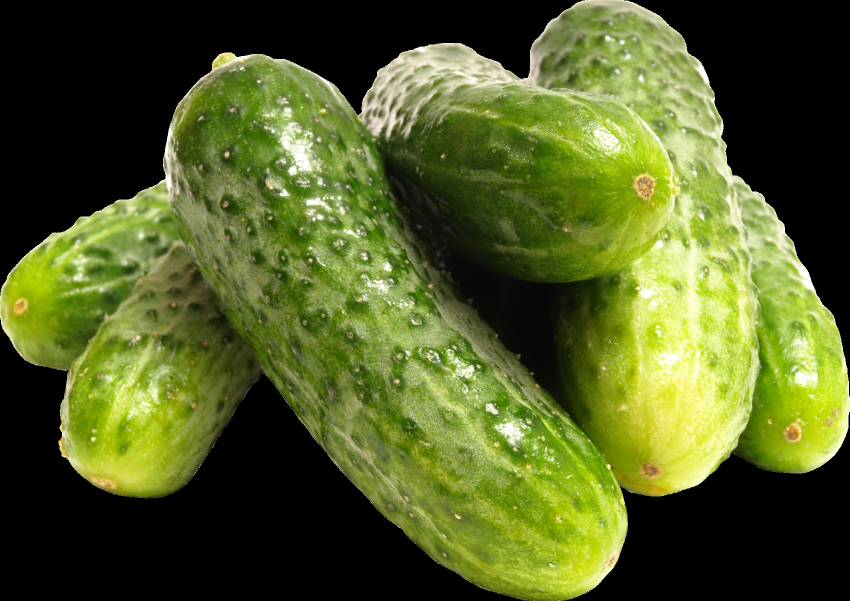
#> input picture Image_Similarity/Sample_Images/original-cucumbers.png, 1700 x 1202 px (shown at 1/2 size)
$ python imagecomparison.py
#> lines starting #> are read from the running program, lines starting #| are printed output that depends on the picture; after the words box and inside, x2 and y2 are one past the last pixel; in counts of white or black regions, pixels touching at a corner belong together; long printed decimals are rounded
import cv2
import numpy as np
from skimage.metrics import structural_similarity as ssim
import matplotlib.pyplot as plt

def mse(imageA, imageB):
    err = np.sum((imageA.astype("float") - imageB.astype("float")) ** 2)
    err /= float(imageA.shape[0] * imageA.shape[1])
    return err

def compare_images():
    img1=cv2.imread('Sample_Images/original-cucumbers.png')
#> img1 is the input picture: shape (1202, 1700, 3); mean B, G, R 37.6, 93.3, 81.9
    img2=cv2.imread('Sample_Images/contrast-cucumbers.png')
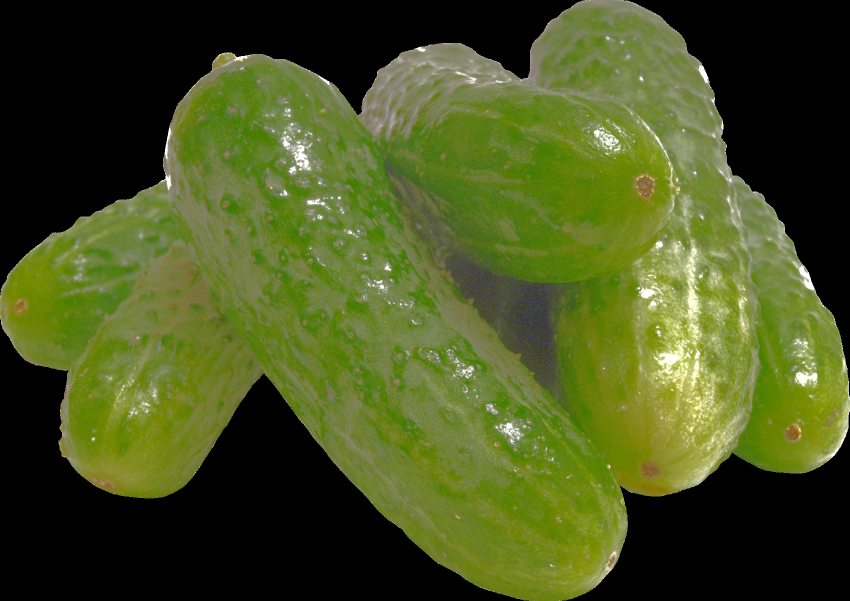
#> input picture Image_Similarity/Sample_Images/contrast-cucumbers.png, 1700 x 1202 px (shown at 1/2 size)
#> img2 is the input picture: shape (1202, 1700, 3); mean B, G, R 32.1, 82.7, 71.5

    img1 = cv2.resize(img1,(500,500))
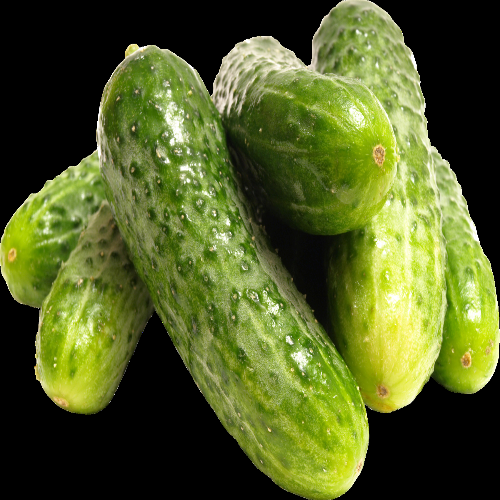
#> img1: shape (500, 500, 3); mean B, G, R 37.5, 93.2, 81.9
    img2 = cv2.resize(img2,(500,500))
#> img2: shape (500, 500, 3)

    gray1 = cv2.cvtColor(img1, cv2.COLOR_BGR2GRAY)
    gray2 = cv2.cvtColor(img2, cv2.COLOR_BGR2GRAY)
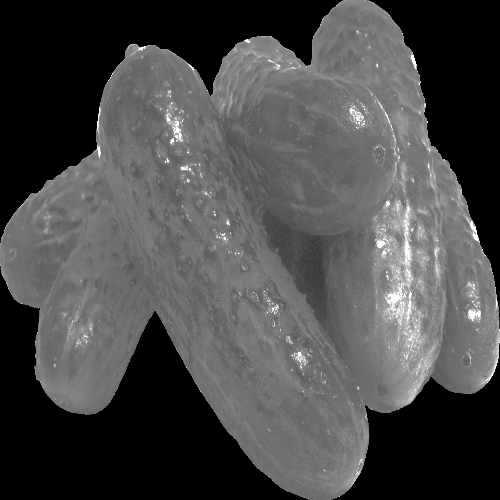
#> gray2: shape (500, 500); min 0, max 255, mean 73.5

    ssim_score, diff = ssim(gray1, gray2, full=True)
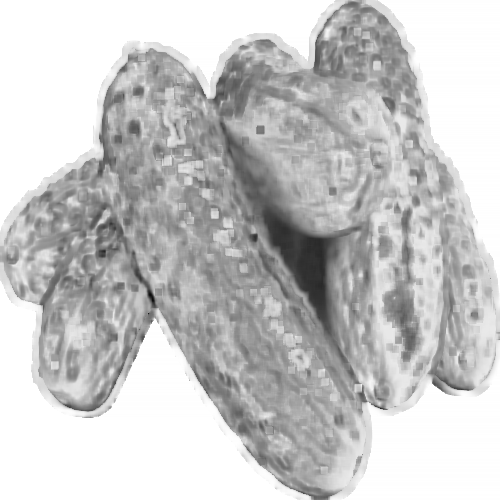
#> diff: shape (500, 500) float64; min 0.0487, max 1, mean 0.781
#> ssim_score = 0.776
    diff = (diff * 255).astype('uint8')

    error = mse(gray1, gray2)
#> in mse, `err = np.sum((imageA.astype("float") - imageB.astype("float")) ** 2)`: err = 285920789
#> in mse, `err /= float(imageA.shape[0] * imageA.shape[1])`: err = 1143.7
#> error = 1143.7

    print(f"SSIM: {ssim_score:.4f}")
#| SSIM: 0.7759
    print(f"Mean Squared Error: {error}")
#| Mean Squared Error: 1143.683

    thresh = cv2.threshold(diff, 0, 255, cv2.THRESH_BINARY_INV | cv2.THRESH_OTSU)[1]
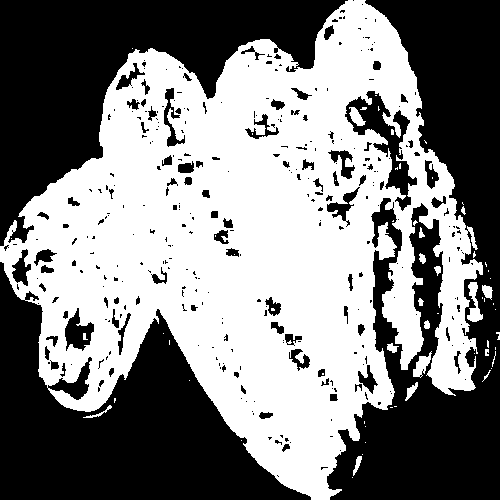
#> thresh: shape (500, 500); 50.7% white; 339 black regions (246 under 20 px)
    contours,_ =  cv2.findContours(thresh, cv2.RETR_EXTERNAL, cv2. CHAIN_APPROX_SIMPLE)
#> contours = 49 contours, 36 with area under 20; largest, box (x1, y1, x2, y2) and area: (0, 0, 483, 500) 135666, (467, 282, 483, 322) 261, (413, 351, 432, 378) 206, (482, 285, 493, 300) 88, (405, 382, 418, 401) 77

    img_diff = img2.copy()
    for c in contours:
        x,y,w,h = cv2.boundingRect(c)
        cv2.rectangle(img_diff, (x,y), (x+w, y+h), (0,0,255),2)
#> this loop made 49 passes
#> (x, y, w, h) on passes 1, 2, 3, 4, 5, 6, 10, 11, 12, 13, 14, 15: (352, 477, 1, 1), (353, 456, 9, 20), (362, 454, 1, 1), (365, 442, 1, 1), (241, 440, 1, 1), (365, 426, 1, 1), (83, 405, 29, 13), (114, 398, 2, 5), (405, 382, 13, 19), (189, 380, 1, 1), (482, 370, 9, 12), (491, 368, 1, 1)
#> (c, x, y, w, h) on passes 7, 8, 9, 20, 22, 23: ([[364, 421], [364, 423]], 364, 421, 1, 3), ([[390, 407], [392, 407]], 390, 407, 3, 1), ([[394, 406], [396, 406]], 394, 406, 3, 1), ([[495, 347], [495, 349]], 495, 347, 1, 3), ([[487, 340], [487, 346], [488, 347], [488, 341]], 487, 340, 2, 8), ([[169, 340], [169, 344]], 169, 340, 1, 5)
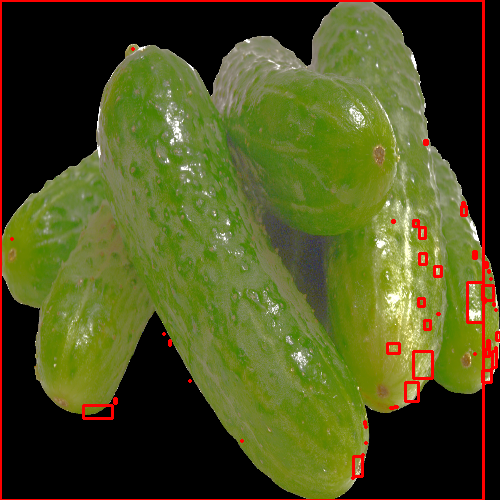
#> img_diff: shape (500, 500, 3); mean B, G, R 31.1, 80.9, 76.6

    cv2.imshow('1', img1)
    cv2.imshow('2', img2)
    cv2.imshow('differences', img_diff)
    img_diff = (img_diff * 255).astype("uint8")
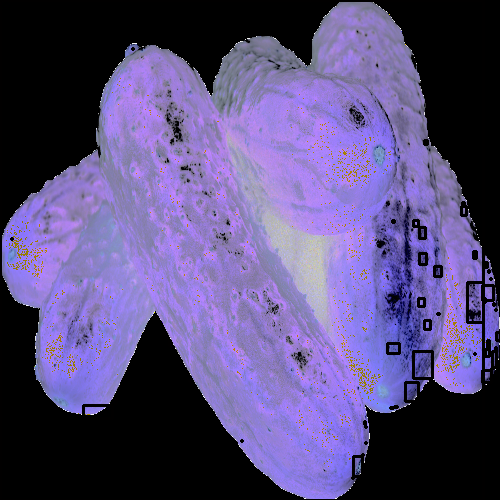
#> img_diff: shape (500, 500, 3); mean B, G, R 123.5, 76, 87.1
    cv2.imwrite("Image_Similarity/diff_image.jpg", img_diff)
    cv2.waitKey(0)
    cv2.destroyAllWindows()
compare_images()
